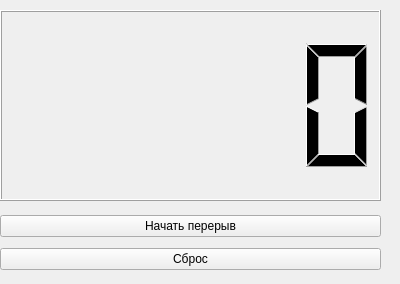
              <widget class="QWidget" name="ShortBTN">
               <attribute name="title">
                <string>Короткий перерыв</string>
               </attribute>
               <widget class="QLCDNumber" name="Short_LCD">
                <property name="geometry">
                 <rect>
                  <x>0</x>
                  <y>10</y>
                  <width>381</width>
                  <height>191</height>
                 </rect>
                </property>
               </widget>
               <widget class="QWidget" name="verticalLayoutWidget_9">
                <property name="geometry">
                 <rect>
                  <x>0</x>
                  <y>210</y>
                  <width>391</width>
                  <height>65</height>
                 </rect>
                </property>
                <layout class="QVBoxLayout" name="verticalLayout_11">
                 <item>
                  <widget class="QPushButton" name="Short_Start">
                   <property name="sizePolicy">
                    <sizepolicy hsizetype="Minimum" vsizetype="Fixed">
                     <horstretch>0</horstretch>
                     <verstretch>0</verstretch>
                    </sizepolicy>
                   </property>
                   <property name="maximumSize">
                    <size>
                     <width>381</width>
                     <height>16777215</height>
                    </size>
                   </property>
                   <property name="text">
                    <string>Начать перерыв</string>
                   </property>
                  </widget>
                 </item>
                 <item>
                  <widget class="QPushButton" name="Reset_Short">
                   <property name="sizePolicy">
                    <sizepolicy hsizetype="Minimum" vsizetype="Fixed">
                     <horstretch>0</horstretch>
                     <verstretch>0</verstretch>
                    </sizepolicy>
                   </property>
                   <property name="maximumSize">
                    <size>
                     <width>381</width>
                     <height>16777215</height>
                    </size>
                   </property>
                   <property name="text">
                    <string>Сброс</string>
                   </property>
                  </widget>
                 </item>
                </layout>
               </widget>
              </widget>
